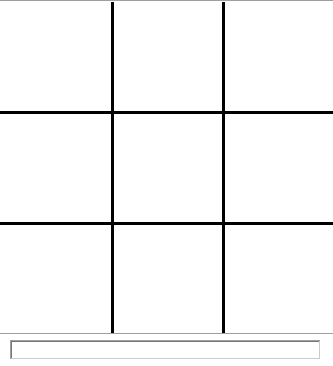
<?xml version="1.0" encoding="UTF-8"?>
<ui version="4.0">
 <class>Mapa</class>
 <widget class="QDialog" name="Mapa">
  <property name="windowModality">
   <enum>Qt::ApplicationModal</enum>
  </property>
  <property name="geometry">
   <rect>
    <x>0</x>
    <y>0</y>
    <width>333</width>
    <height>366</height>
   </rect>
  </property>
  <property name="minimumSize">
   <size>
    <width>0</width>
    <height>0</height>
   </size>
  </property>
  <property name="maximumSize">
   <size>
    <width>4657456</width>
    <height>5645656</height>
   </size>
  </property>
  <property name="palette">
   <palette>
    <active>
     <colorrole role="Base">
      <brush brushstyle="SolidPattern">
       <color alpha="255">
        <red>255</red>
        <green>255</green>
        <blue>255</blue>
       </color>
      </brush>
     </colorrole>
     <colorrole role="Window">
      <brush brushstyle="SolidPattern">
       <color alpha="255">
        <red>255</red>
        <green>255</green>
        <blue>255</blue>
       </color>
      </brush>
     </colorrole>
    </active>
    <inactive>
     <colorrole role="Base">
      <brush brushstyle="SolidPattern">
       <color alpha="255">
        <red>255</red>
        <green>255</green>
        <blue>255</blue>
       </color>
      </brush>
     </colorrole>
     <colorrole role="Window">
      <brush brushstyle="SolidPattern">
       <color alpha="255">
        <red>255</red>
        <green>255</green>
        <blue>255</blue>
       </color>
      </brush>
     </colorrole>
    </inactive>
    <disabled>
     <colorrole role="Base">
      <brush brushstyle="SolidPattern">
       <color alpha="255">
        <red>255</red>
        <green>255</green>
        <blue>255</blue>
       </color>
      </brush>
     </colorrole>
     <colorrole role="Window">
      <brush brushstyle="SolidPattern">
       <color alpha="255">
        <red>255</red>
        <green>255</green>
        <blue>255</blue>
       </color>
      </brush>
     </colorrole>
    </disabled>
   </palette>
  </property>
  <property name="cursor">
   <cursorShape>ArrowCursor</cursorShape>
  </property>
  <property name="windowTitle">
   <string>Plansza </string>
  </property>
  <widget class="Line" name="line">
   <property name="geometry">
    <rect>
     <x>0</x>
     <y>111</y>
     <width>333</width>
     <height>3</height>
    </rect>
   </property>
   <property name="frameShadow">
    <enum>QFrame::Plain</enum>
   </property>
   <property name="lineWidth">
    <number>3</number>
   </property>
   <property name="orientation">
    <enum>Qt::Horizontal</enum>
   </property>
  </widget>
  <widget class="Line" name="line_2">
   <property name="geometry">
    <rect>
     <x>0</x>
     <y>222</y>
     <width>333</width>
     <height>3</height>
    </rect>
   </property>
   <property name="frameShadow">
    <enum>QFrame::Plain</enum>
   </property>
   <property name="lineWidth">
    <number>3</number>
   </property>
   <property name="orientation">
    <enum>Qt::Horizontal</enum>
   </property>
  </widget>
  <widget class="Line" name="line_3">
   <property name="geometry">
    <rect>
     <x>111</x>
     <y>0</y>
     <width>3</width>
     <height>333</height>
    </rect>
   </property>
   <property name="frameShadow">
    <enum>QFrame::Plain</enum>
   </property>
   <property name="lineWidth">
    <number>3</number>
   </property>
   <property name="orientation">
    <enum>Qt::Vertical</enum>
   </property>
  </widget>
  <widget class="Line" name="line_4">
   <property name="geometry">
    <rect>
     <x>222</x>
     <y>0</y>
     <width>3</width>
     <height>333</height>
    </rect>
   </property>
   <property name="frameShadow">
    <enum>QFrame::Plain</enum>
   </property>
   <property name="lineWidth">
    <number>3</number>
   </property>
   <property name="orientation">
    <enum>Qt::Vertical</enum>
   </property>
  </widget>
  <widget class="Line" name="line_5">
   <property name="geometry">
    <rect>
     <x>0</x>
     <y>0</y>
     <width>333</width>
     <height>3</height>
    </rect>
   </property>
   <property name="orientation">
    <enum>Qt::Horizontal</enum>
   </property>
  </widget>
  <widget class="QLabel" name="label_2">
   <property name="geometry">
    <rect>
     <x>230</x>
     <y>3</y>
     <width>110</width>
     <height>110</height>
    </rect>
   </property>
   <property name="cursor">
    <cursorShape>PointingHandCursor</cursorShape>
   </property>
   <property name="text">
    <string/>
   </property>
  </widget>
  <widget class="QLabel" name="label_0">
   <property name="geometry">
    <rect>
     <x>8</x>
     <y>3</y>
     <width>110</width>
     <height>110</height>
    </rect>
   </property>
   <property name="cursor">
    <cursorShape>PointingHandCursor</cursorShape>
   </property>
   <property name="text">
    <string/>
   </property>
  </widget>
  <widget class="QLabel" name="label_1">
   <property name="geometry">
    <rect>
     <x>119</x>
     <y>3</y>
     <width>110</width>
     <height>110</height>
    </rect>
   </property>
   <property name="cursor">
    <cursorShape>PointingHandCursor</cursorShape>
   </property>
   <property name="text">
    <string/>
   </property>
  </widget>
  <widget class="QLabel" name="label_3">
   <property name="geometry">
    <rect>
     <x>8</x>
     <y>112</y>
     <width>110</width>
     <height>110</height>
    </rect>
   </property>
   <property name="cursor">
    <cursorShape>PointingHandCursor</cursorShape>
   </property>
   <property name="text">
    <string/>
   </property>
  </widget>
  <widget class="QLabel" name="label_4">
   <property name="geometry">
    <rect>
     <x>120</x>
     <y>112</y>
     <width>110</width>
     <height>110</height>
    </rect>
   </property>
   <property name="cursor">
    <cursorShape>PointingHandCursor</cursorShape>
   </property>
   <property name="text">
    <string/>
   </property>
  </widget>
  <widget class="QLabel" name="label_5">
   <property name="geometry">
    <rect>
     <x>231</x>
     <y>112</y>
     <width>110</width>
     <height>110</height>
    </rect>
   </property>
   <property name="cursor">
    <cursorShape>PointingHandCursor</cursorShape>
   </property>
   <property name="text">
    <string/>
   </property>
  </widget>
  <widget class="QLabel" name="label_6">
   <property name="geometry">
    <rect>
     <x>8</x>
     <y>223</y>
     <width>110</width>
     <height>110</height>
    </rect>
   </property>
   <property name="cursor">
    <cursorShape>PointingHandCursor</cursorShape>
   </property>
   <property name="text">
    <string/>
   </property>
  </widget>
  <widget class="QLabel" name="label_7">
   <property name="geometry">
    <rect>
     <x>120</x>
     <y>223</y>
     <width>110</width>
     <height>110</height>
    </rect>
   </property>
   <property name="cursor">
    <cursorShape>PointingHandCursor</cursorShape>
   </property>
   <property name="text">
    <string/>
   </property>
  </widget>
  <widget class="QLabel" name="label_8">
   <property name="geometry">
    <rect>
     <x>231</x>
     <y>223</y>
     <width>110</width>
     <height>110</height>
    </rect>
   </property>
   <property name="cursor">
    <cursorShape>PointingHandCursor</cursorShape>
   </property>
   <property name="text">
    <string/>
   </property>
  </widget>
  <widget class="Line" name="line_6">
   <property name="geometry">
    <rect>
     <x>0</x>
     <y>333</y>
     <width>333</width>
     <height>3</height>
    </rect>
   </property>
   <property name="orientation">
    <enum>Qt::Horizontal</enum>
   </property>
  </widget>
  <widget class="QLabel" name="label_info">
   <property name="geometry">
    <rect>
     <x>10</x>
     <y>340</y>
     <width>311</width>
     <height>20</height>
    </rect>
   </property>
   <property name="frameShape">
    <enum>QFrame::WinPanel</enum>
   </property>
   <property name="frameShadow">
    <enum>QFrame::Sunken</enum>
   </property>
   <property name="lineWidth">
    <number>1</number>
   </property>
   <property name="text">
    <string/>
   </property>
  </widget>
 </widget>
 <resources/>
 <connections/>
</ui>
